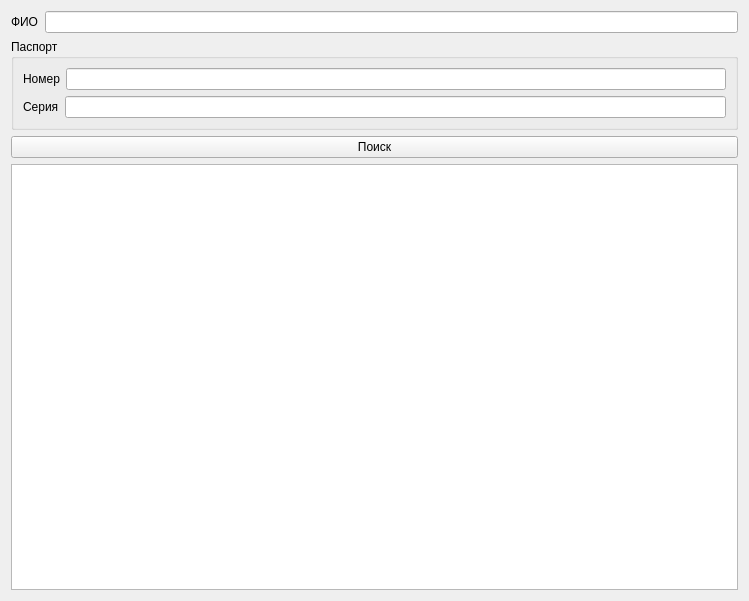
<?xml version="1.0" encoding="UTF-8"?>
<ui version="4.0">
 <class>FormArchiveCheckIn</class>
 <widget class="QWidget" name="FormArchiveCheckIn">
  <property name="geometry">
   <rect>
    <x>0</x>
    <y>0</y>
    <width>749</width>
    <height>601</height>
   </rect>
  </property>
  <property name="windowTitle">
   <string>Архив заселений</string>
  </property>
  <layout class="QVBoxLayout" name="verticalLayout_3">
   <item>
    <layout class="QHBoxLayout" name="horizontalLayout_3">
     <item>
      <widget class="QLabel" name="label_2">
       <property name="text">
        <string>ФИО</string>
       </property>
      </widget>
     </item>
     <item>
      <widget class="QLineEdit" name="fullname"/>
     </item>
    </layout>
   </item>
   <item>
    <widget class="QGroupBox" name="groupBox">
     <property name="title">
      <string>Паспорт</string>
     </property>
     <layout class="QVBoxLayout" name="verticalLayout_2">
      <item>
       <layout class="QVBoxLayout" name="verticalLayout">
        <item>
         <layout class="QHBoxLayout" name="horizontalLayout_2">
          <item>
           <widget class="QLabel" name="label_4">
            <property name="text">
             <string>Номер</string>
            </property>
           </widget>
          </item>
          <item>
           <widget class="QLineEdit" name="number"/>
          </item>
         </layout>
        </item>
        <item>
         <layout class="QHBoxLayout" name="horizontalLayout">
          <item>
           <widget class="QLabel" name="label_3">
            <property name="text">
             <string>Серия</string>
            </property>
           </widget>
          </item>
          <item>
           <widget class="QLineEdit" name="series"/>
          </item>
         </layout>
        </item>
       </layout>
      </item>
     </layout>
    </widget>
   </item>
   <item>
    <widget class="QPushButton" name="pushButton">
     <property name="text">
      <string>Поиск</string>
     </property>
    </widget>
   </item>
   <item>
    <widget class="QListView" name="list_visitor">
     <property name="editTriggers">
      <set>QAbstractItemView::NoEditTriggers</set>
     </property>
    </widget>
   </item>
  </layout>
 </widget>
 <resources/>
 <connections/>
</ui>
